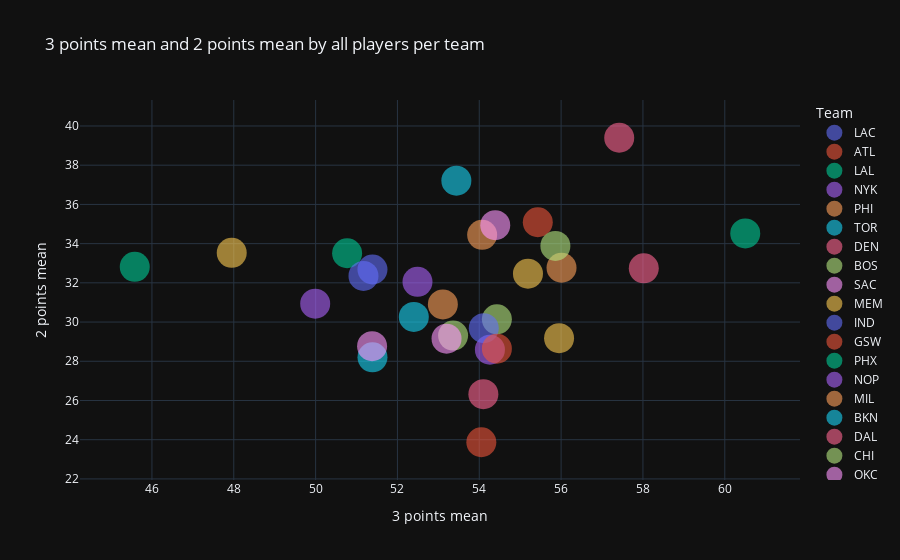

Here is the notebook cell this chart was saved with:
### Markdown cell above
### Quais são os times que mais tiveram mais efetividade em bolas de 3 pontos e quais tiveram em infiltrações e bola de meia distância

### Code cell
px.scatter(
    data_frame=df_times,
    x="2P%",
    y="3P%",
    color="Team",
    template="plotly_dark",
    opacity=0.6,
    hover_data="Team",
    title="3 points mean and 2 points mean by all players per team",
).update_traces(marker_size=30).update_layout(
    xaxis_title="3 points mean", yaxis_title="2 points mean"
)

### Figure 1 — Plotly figure (JSON) as saved in the notebook; plotly's stock layout.template omitted (floating-point values rounded to 4 significant figures)
{"data": [{"customdata": [["LAC"]], "hovertemplate": "Team=%{customdata[0]}<br>2P%=%{x}<br>3P%=%{y}<extra></extra>", "legendgroup": "LAC", "marker": {"color": "#636efa", "opacity": 0.6, "size": 30, "symbol": "circle"}, "mode": "markers", "name": "LAC", "orientation": "v", "showlegend": true, "type": "scatter", "x": [51.39], "xaxis": "x", "y": [32.68], "yaxis": "y"}, {"customdata": [["ATL"]], "hovertemplate": "Team=%{customdata[0]}<br>2P%=%{x}<br>3P%=%{y}<extra></extra>", "legendgroup": "ATL", "marker": {"color": "#EF553B", "opacity": 0.6, "size": 30, "symbol": "circle"}, "mode": "markers", "name": "ATL", "orientation": "v", "showlegend": true, "type": "scatter", "x": [54.05], "xaxis": "x", "y": [23.87], "yaxis": "y"}, {"customdata": [["LAL"]], "hovertemplate": "Team=%{customdata[0]}<br>2P%=%{x}<br>3P%=%{y}<extra></extra>", "legendgroup": "LAL", "marker": {"color": "#00cc96", "opacity": 0.6, "size": 30, "symbol": "circle"}, "mode": "markers", "name": "LAL", "orientation": "v", "showlegend": true, "type": "scatter", "x": [45.58], "xaxis": "x", "y": [32.82], "yaxis": "y"}, {"customdata": [["NYK"]], "hovertemplate": "Team=%{customdata[0]}<br>2P%=%{x}<br>3P%=%{y}<extra></extra>", "legendgroup": "NYK", "marker": {"color": "#ab63fa", "opacity": 0.6, "size": 30, "symbol": "circle"}, "mode": "markers", "name": "NYK", "orientation": "v", "showlegend": true, "type": "scatter", "x": [54.26], "xaxis": "x", "y": [28.59], "yaxis": "y"}, {"customdata": [["PHI"]], "hovertemplate": "Team=%{customdata[0]}<br>2P%=%{x}<br>3P%=%{y}<extra></extra>", "legendgroup": "PHI", "marker": {"color": "#FFA15A", "opacity": 0.6, "size": 30, "symbol": "circle"}, "mode": "markers", "name": "PHI", "orientation": "v", "showlegend": true, "type": "scatter", "x": [56.01], "xaxis": "x", "y": [32.77], "yaxis": "y"}, {"customdata": [["TOR"]], "hovertemplate": "Team=%{customdata[0]}<br>2P%=%{x}<br>3P%=%{y}<extra></extra>", "legendgroup": "TOR", "marker": {"color": "#19d3f3", "opacity": 0.6, "size": 30, "symbol": "circle"}, "mode": "markers", "name": "TOR", "orientation": "v", "showlegend": true, "type": "scatter", "x": [51.39], "xaxis": "x", "y": [28.2], "yaxis": "y"}, {"customdata": [["DEN"]], "hovertemplate": "Team=%{customdata[0]}<br>2P%=%{x}<br>3P%=%{y}<extra></extra>", "legendgroup": "DEN", "marker": {"color": "#FF6692", "opacity": 0.6, "size": 30, "symbol": "circle"}, "mode": "markers", "name": "DEN", "orientation": "v", "showlegend": true, "type": "scatter", "x": [57.42], "xaxis": "x", "y": [39.4], "yaxis": "y"}, {"customdata": [["BOS"]], "hovertemplate": "Team=%{customdata[0]}<br>2P%=%{x}<br>3P%=%{y}<extra></extra>", "legendgroup": "BOS", "marker": {"color": "#B6E880", "opacity": 0.6, "size": 30, "symbol": "circle"}, "mode": "markers", "name": "BOS", "orientation": "v", "showlegend": true, "type": "scatter", "x": [54.43], "xaxis": "x", "y": [30.14], "yaxis": "y"}, {"customdata": [["SAC"]], "hovertemplate": "Team=%{customdata[0]}<br>2P%=%{x}<br>3P%=%{y}<extra></extra>", "legendgroup": "SAC", "marker": {"color": "#FF97FF", "opacity": 0.6, "size": 30, "symbol": "circle"}, "mode": "markers", "name": "SAC", "orientation": "v", "showlegend": true, "type": "scatter", "x": [51.38], "xaxis": "x", "y": [28.77], "yaxis": "y"}, {"customdata": [["MEM"]], "hovertemplate": "Team=%{customdata[0]}<br>2P%=%{x}<br>3P%=%{y}<extra></extra>", "legendgroup": "MEM", "marker": {"color": "#FECB52", "opacity": 0.6, "size": 30, "symbol": "circle"}, "mode": "markers", "name": "MEM", "orientation": "v", "showlegend": true, "type": "scatter", "x": [55.95], "xaxis": "x", "y": [29.18], "yaxis": "y"}, {"customdata": [["IND"]], "hovertemplate": "Team=%{customdata[0]}<br>2P%=%{x}<br>3P%=%{y}<extra></extra>", "legendgroup": "IND", "marker": {"color": "#636efa", "opacity": 0.6, "size": 30, "symbol": "circle"}, "mode": "markers", "name": "IND", "orientation": "v", "showlegend": true, "type": "scatter", "x": [54.11], "xaxis": "x", "y": [29.69], "yaxis": "y"}, {"customdata": [["GSW"]], "hovertemplate": "Team=%{customdata[0]}<br>2P%=%{x}<br>3P%=%{y}<extra></extra>", "legendgroup": "GSW", "marker": {"color": "#EF553B", "opacity": 0.6, "size": 30, "symbol": "circle"}, "mode": "markers", "name": "GSW", "orientation": "v", "showlegend": true, "type": "scatter", "x": [55.43], "xaxis": "x", "y": [35.09], "yaxis": "y"}, {"customdata": [["PHX"]], "hovertemplate": "Team=%{customdata[0]}<br>2P%=%{x}<br>3P%=%{y}<extra></extra>", "legendgroup": "PHX", "marker": {"color": "#00cc96", "opacity": 0.6, "size": 30, "symbol": "circle"}, "mode": "markers", "name": "PHX", "orientation": "v", "showlegend": true, "type": "scatter", "x": [50.77], "xaxis": "x", "y": [33.51], "yaxis": "y"}, {"customdata": [["NOP"]], "hovertemplate": "Team=%{customdata[0]}<br>2P%=%{x}<br>3P%=%{y}<extra></extra>", "legendgroup": "NOP", "marker": {"color": "#ab63fa", "opacity": 0.6, "size": 30, "symbol": "circle"}, "mode": "markers", "name": "NOP", "orientation": "v", "showlegend": true, "type": "scatter", "x": [52.49], "xaxis": "x", "y": [32.05], "yaxis": "y"}, {"customdata": [["MIL"]], "hovertemplate": "Team=%{customdata[0]}<br>2P%=%{x}<br>3P%=%{y}<extra></extra>", "legendgroup": "MIL", "marker": {"color": "#FFA15A", "opacity": 0.6, "size": 30, "symbol": "circle"}, "mode": "markers", "name": "MIL", "orientation": "v", "showlegend": true, "type": "scatter", "x": [54.07], "xaxis": "x", "y": [34.45], "yaxis": "y"}, {"customdata": [["BKN"]], "hovertemplate": "Team=%{customdata[0]}<br>2P%=%{x}<br>3P%=%{y}<extra></extra>", "legendgroup": "BKN", "marker": {"color": "#19d3f3", "opacity": 0.6, "size": 30, "symbol": "circle"}, "mode": "markers", "name": "BKN", "orientation": "v", "showlegend": true, "type": "scatter", "x": [52.4], "xaxis": "x", "y": [30.26], "yaxis": "y"}, {"customdata": [["DAL"]], "hovertemplate": "Team=%{customdata[0]}<br>2P%=%{x}<br>3P%=%{y}<extra></extra>", "legendgroup": "DAL", "marker": {"color": "#FF6692", "opacity": 0.6, "size": 30, "symbol": "circle"}, "mode": "markers", "name": "DAL", "orientation": "v", "showlegend": true, "type": "scatter", "x": [58.02], "xaxis": "x", "y": [32.74], "yaxis": "y"}, {"customdata": [["CHI"]], "hovertemplate": "Team=%{customdata[0]}<br>2P%=%{x}<br>3P%=%{y}<extra></extra>", "legendgroup": "CHI", "marker": {"color": "#B6E880", "opacity": 0.6, "size": 30, "symbol": "circle"}, "mode": "markers", "name": "CHI", "orientation": "v", "showlegend": true, "type": "scatter", "x": [55.86], "xaxis": "x", "y": [33.88], "yaxis": "y"}, {"customdata": [["OKC"]], "hovertemplate": "Team=%{customdata[0]}<br>2P%=%{x}<br>3P%=%{y}<extra></extra>", "legendgroup": "OKC", "marker": {"color": "#FF97FF", "opacity": 0.6, "size": 30, "symbol": "circle"}, "mode": "markers", "name": "OKC", "orientation": "v", "showlegend": true, "type": "scatter", "x": [54.39], "xaxis": "x", "y": [34.94], "yaxis": "y"}, {"customdata": [["MIN"]], "hovertemplate": "Team=%{customdata[0]}<br>2P%=%{x}<br>3P%=%{y}<extra></extra>", "legendgroup": "MIN", "marker": {"color": "#FECB52", "opacity": 0.6, "size": 30, "symbol": "circle"}, "mode": "markers", "name": "MIN", "orientation": "v", "showlegend": true, "type": "scatter", "x": [55.19], "xaxis": "x", "y": [32.47], "yaxis": "y"}, {"customdata": [["POR"]], "hovertemplate": "Team=%{customdata[0]}<br>2P%=%{x}<br>3P%=%{y}<extra></extra>", "legendgroup": "POR", "marker": {"color": "#636efa", "opacity": 0.6, "size": 30, "symbol": "circle"}, "mode": "markers", "name": "POR", "orientation": "v", "showlegend": true, "type": "scatter", "x": [51.17], "xaxis": "x", "y": [32.35], "yaxis": "y"}, {"customdata": [["MIA"]], "hovertemplate": "Team=%{customdata[0]}<br>2P%=%{x}<br>3P%=%{y}<extra></extra>", "legendgroup": "MIA", "marker": {"color": "#EF553B", "opacity": 0.6, "size": 30, "symbol": "circle"}, "mode": "markers", "name": "MIA", "orientation": "v", "showlegend": true, "type": "scatter", "x": [54.43], "xaxis": "x", "y": [28.64], "yaxis": "y"}, {"customdata": [["CLE"]], "hovertemplate": "Team=%{customdata[0]}<br>2P%=%{x}<br>3P%=%{y}<extra></extra>", "legendgroup": "CLE", "marker": {"color": "#00cc96", "opacity": 0.6, "size": 30, "symbol": "circle"}, "mode": "markers", "name": "CLE", "orientation": "v", "showlegend": true, "type": "scatter", "x": [60.5], "xaxis": "x", "y": [34.52], "yaxis": "y"}, {"customdata": [["WAS"]], "hovertemplate": "Team=%{customdata[0]}<br>2P%=%{x}<br>3P%=%{y}<extra></extra>", "legendgroup": "WAS", "marker": {"color": "#ab63fa", "opacity": 0.6, "size": 30, "symbol": "circle"}, "mode": "markers", "name": "WAS", "orientation": "v", "showlegend": true, "type": "scatter", "x": [49.99], "xaxis": "x", "y": [30.94], "yaxis": "y"}, {"customdata": [["SAS"]], "hovertemplate": "Team=%{customdata[0]}<br>2P%=%{x}<br>3P%=%{y}<extra></extra>", "legendgroup": "SAS", "marker": {"color": "#FFA15A", "opacity": 0.6, "size": 30, "symbol": "circle"}, "mode": "markers", "name": "SAS", "orientation": "v", "showlegend": true, "type": "scatter", "x": [53.11], "xaxis": "x", "y": [30.9], "yaxis": "y"}, {"customdata": [["ORL"]], "hovertemplate": "Team=%{customdata[0]}<br>2P%=%{x}<br>3P%=%{y}<extra></extra>", "legendgroup": "ORL", "marker": {"color": "#19d3f3", "opacity": 0.6, "size": 30, "symbol": "circle"}, "mode": "markers", "name": "ORL", "orientation": "v", "showlegend": true, "type": "scatter", "x": [53.44], "xaxis": "x", "y": [37.21], "yaxis": "y"}, {"customdata": [["DET"]], "hovertemplate": "Team=%{customdata[0]}<br>2P%=%{x}<br>3P%=%{y}<extra></extra>", "legendgroup": "DET", "marker": {"color": "#FF6692", "opacity": 0.6, "size": 30, "symbol": "circle"}, "mode": "markers", "name": "DET", "orientation": "v", "showlegend": true, "type": "scatter", "x": [54.1], "xaxis": "x", "y": [26.32], "yaxis": "y"}, {"customdata": [["HOU"]], "hovertemplate": "Team=%{customdata[0]}<br>2P%=%{x}<br>3P%=%{y}<extra></extra>", "legendgroup": "HOU", "marker": {"color": "#B6E880", "opacity": 0.6, "size": 30, "symbol": "circle"}, "mode": "markers", "name": "HOU", "orientation": "v", "showlegend": true, "type": "scatter", "x": [53.36], "xaxis": "x", "y": [29.31], "yaxis": "y"}, {"customdata": [["UTA"]], "hovertemplate": "Team=%{customdata[0]}<br>2P%=%{x}<br>3P%=%{y}<extra></extra>", "legendgroup": "UTA", "marker": {"color": "#FF97FF", "opacity": 0.6, "size": 30, "symbol": "circle"}, "mode": "markers", "name": "UTA", "orientation": "v", "showlegend": true, "type": "scatter", "x": [53.2], "xaxis": "x", "y": [29.15], "yaxis": "y"}, {"customdata": [["CHA"]], "hovertemplate": "Team=%{customdata[0]}<br>2P%=%{x}<br>3P%=%{y}<extra></extra>", "legendgroup": "CHA", "marker": {"color": "#FECB52", "opacity": 0.6, "size": 30, "symbol": "circle"}, "mode": "markers", "name": "CHA", "orientation": "v", "showlegend": true, "type": "scatter", "x": [47.95], "xaxis": "x", "y": [33.53], "yaxis": "y"}], "layout": {"legend": {"title": {"text": "Team"}, "tracegroupgap": 0}, "title": {"text": "3 points mean and 2 points mean by all players per team"}, "xaxis": {"anchor": "y", "domain": [0, 1], "title": {"text": "3 points mean"}}, "yaxis": {"anchor": "x", "domain": [0, 1], "title": {"text": "2 points mean"}}}}
